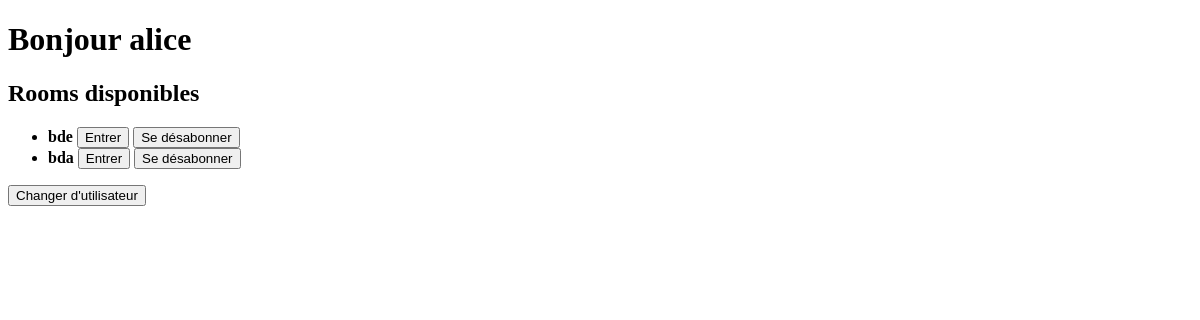
Before: /rooms?user_id=2 with the older database file.
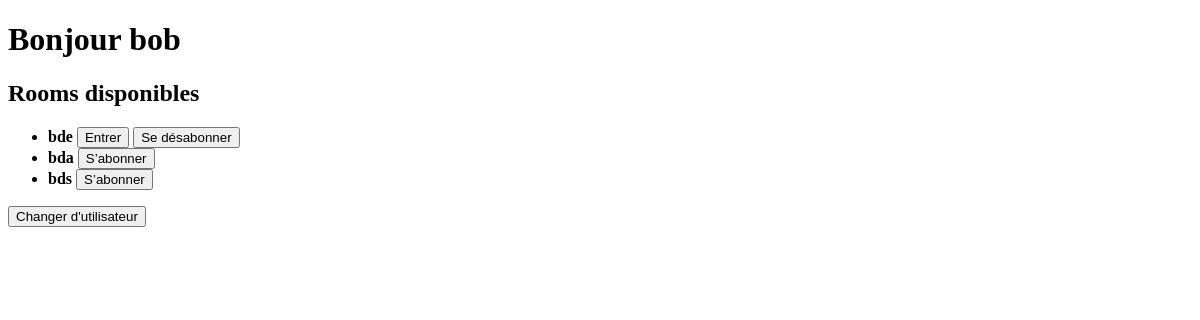
After: the same page with the newer database file.
### backend/models.py (models this page shows)
class User(SQLModel, table=True):
    id: int | None = Field(default=None, primary_key=True)
    name: str
    is_active: bool = True

class Room(SQLModel, table=True):
    id: int | None = Field(default=None, primary_key=True)
    name: str = Field(index=True, unique=True)

### backend/routers/rooms.py (the view)
@router.get("/", response_model=List[schemas.RoomRead])
def list_rooms(session: Session = Depends(get_session)):
    statement = select(models.Room)
    rooms = session.exec(statement).all()
    return rooms

### backend/templates/rooms.html (shortened to what this page needs)
<!DOCTYPE html>
<html lang="fr">
<head>
</head>
<body>
    <h1>Bonjour {{ user.name }}</h1>
    <h2>Rooms disponibles</h2>
    <ul>
        {% for room in rooms %}
            <li>
                <strong>{{ room.name }}</strong>
                {% if room.id in subscribed_room_ids %}
                    <form method="get" action="/{{user.id}}/room/{{room.id}}/" style="display:inline;">
                        <button type="submit">Entrer</button>
                    </form>
                    <form method="post" action="/subscriptions/delete/{{user.id}}/{{room.id}}" style="display:inline;">
                        <button type="submit">Se désabonner</button>
                    </form>
                {% else %}
                    <form method="post" action="/subscriptions/{{user.id}}/{{room.id}}/" style="display:inline;">
                        <button type="submit">S’abonner</button>
                    </form>
                {% endif %}
            </li>
        {% endfor %}
    </ul>
    <form action="/" method="get">
        <button type="submit">Changer d'utilisateur</button>
    </form>
</body>
</html>

Changed rows visible on the page:
changed User: name "alice" → "bob"
added Room: name "bds"
